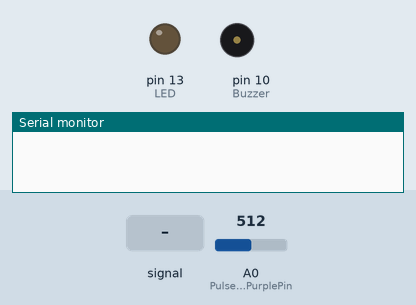
This sketch was run on a simulated Arduino Uno, built with avr-gcc and run on an emulated ATmega328P. On the bench: output pins drawn as LEDs (lit = HIGH), buzzer (waves = sounding), the last lines printed to the serial monitor. Inputs (shaded band) come from the test bench; at power-on: A0 (PulseSensorPurplePin) = 512.

Above: at 1.2 s.
1.3 s: A0 (PulseSensorPurplePin) fed a 200 Hz sine of ±460 counts around its level
At 3.5 s:
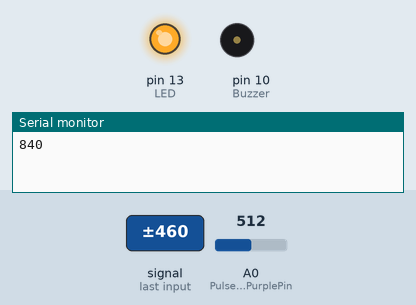
4.3 s: A0 (PulseSensorPurplePin) set to 306
At 5.1 s:
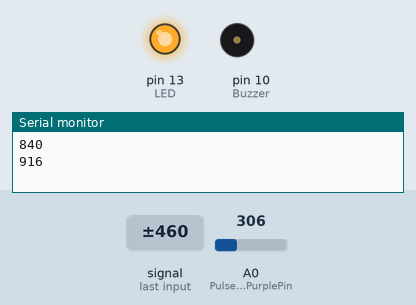
5.8 s: A0 (PulseSensorPurplePin) set to 786
7.3 s: A0 (PulseSensorPurplePin) set to 809
At 7.47 s:
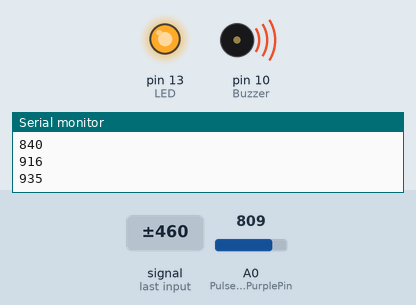
10.3 s: A0 (PulseSensorPurplePin) set to 790
At 11.7 s:
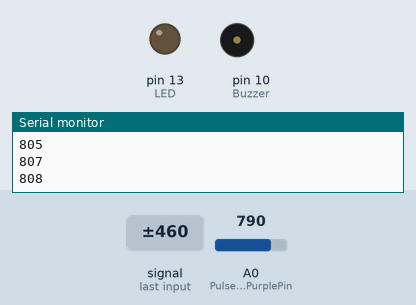
Timing chart, 0 to 13.3 s (numbered marks = the images above; inputs shaded):
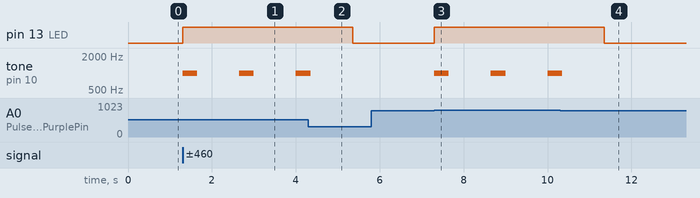

The sketch:

hbdef.ino
```cpp
int PulseSensorPurplePin = A0;       // Cabo roxo do sensor ligado no A0;
int LED = LED_BUILTIN;               // Led embutido do arduino;
int Buzzer = 10;                      // Buzzer connected to digital pin 9 Buzzer conectado ao pino digital 9;

int Sinal;                          // Armazena os dados brutos de entrada. O valor do sinal pode variar de 0 a 1024
int FilteredSinal = 0;               // Armazena o valor do sinal filtrado
int Threshold = 800;                 // Determina qual sinal considerar como batimento e qual ignorar.
float SignalSmoothing = 0.6;         // Fator de suavização para o filtro (0.0 - 1.0)
int ContactThreshold = 100;          // Limite para detectar o contato físico

// Função de configuração:
void setup() {
  pinMode(LED, OUTPUT);              // Pino que irá piscar de acordo com os batimentos cardíacos!
  pinMode(Buzzer, OUTPUT);           // Pino conectado ao buzzer
  Serial.begin(4800);              // Configura a comunicação serial em uma determinada velocidade.
}

// Função principal:
void loop() {
  Sinal = analogRead(PulseSensorPurplePin);  // Lê o valor do sensor;
  FilteredSinal = (SignalSmoothing * Sinal) + ((1 - SignalSmoothing) * FilteredSinal);  // Aplica o filtro passa-baixas
  // Envia o valor do sinal filtrado para o Monitor dos Batimentos apenas se o limiar for atingido e houver contato físico.
  if (FilteredSinal > Threshold && Sinal > ContactThreshold) {
    digitalWrite(LED, HIGH);                   // Se o sinal filtrado for maior que o limiar e houver contato, liga o LED;
    playBuzzer();                                // Chama a função para tocar o buzzer;
    Serial.println(FilteredSinal);               // Envia o valor do sinal filtrado para o Monitor dos Batimentos;
  } else {
    digitalWrite(LED, LOW);                    // Caso contrário, desliga o LED;
    noTone(Buzzer);                             // Para de tocar o buzzer;
  }

  delay(0);
}

// Função para tocar o buzzer em uma sequência de batimentos
void playBuzzer() {
  int beats = 1;                   // Número de batimentos em sequência;
  int beatDuration = 350;          // Duração de cada batimento em milissegundos;
  int pauseDuration = 1000;         // Duração da pausa entre batimentos em milissegundos;

  for (int i = 0; i < beats; i++) {
    tone(Buzzer, 1000);            // Toca um tom de 1000Hz no buzzer;
    delay(beatDuration);

    noTone(Buzzer);                // Para de tocar o buzzer;
    delay(pauseDuration);
  }
}
```

Measured:
- the behaviour switches between 801 and 802 on A0 (PulseSensorPurplePin) (found by bisection; images 2 and 3)
- after the input at 1.3 s, pin 13 (LED): LOW → HIGH at once; tone on pin 10 (Buzzer): alternates 1000 Hz for 0.35 s and silent for 1.0 s, starting at once
- after the input at 4.3 s, pin 13 (LED): HIGH → LOW after 1.1 s; tone on pin 10 (Buzzer): goes on until 4.4 s, then stays silent
- after the input at 5.8 s, every drawn part: stays the same
- after the input at 7.3 s, pin 13 (LED): LOW → HIGH at once; tone on pin 10 (Buzzer): alternates 1000 Hz for 0.35 s and silent for 1.0 s, starting at once
- after the input at 10.3 s, pin 13 (LED): HIGH → LOW after 1.1 s; tone on pin 10 (Buzzer): goes on until 10.4 s, then stays silent
